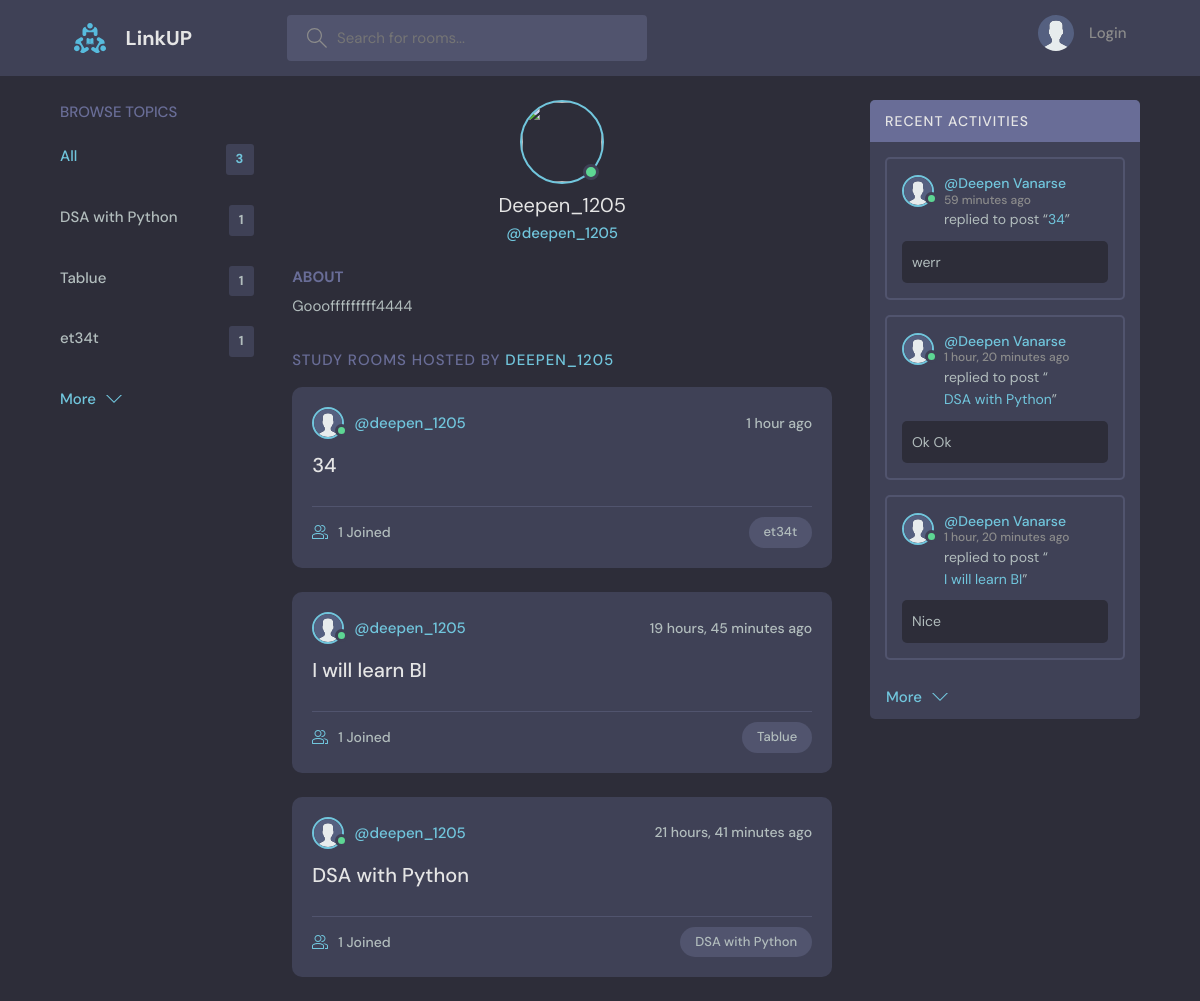
The app's page /profile/2/ with its own data.
### base/models.py (models this page shows, shortened)
class Topic(models.Model):
    name = models.CharField(max_length=200)

class User(AbstractUser):
    name = models.CharField(max_length=200, null=True)
    email = models.EmailField(unique=True, null=True)
    bio = models.TextField(null=True)
    avatar = models.ImageField(null=True, default="avatar.svg")
    USERNAME_FIELD = 'email'  # Use email as the username
    REQUIRED_FIELDS = []  # Remove 'username' from the required fields
    objects = CustomUserManager()  # Set the custom manager here

class Room(models.Model):
    host = models.ForeignKey(User, on_delete=models.SET_NULL, null=True)
    topic = models.ForeignKey(Topic, on_delete= models.SET_NULL, null=True)
    name = models.CharField(max_length=200)
    description = models.TextField(null=True, blank=True)
    participants = models.ManyToManyField(User, related_name='participants', blank=True)
    updated = models.DateTimeField(auto_now=True)
    created = models.DateTimeField(auto_now_add=True)
    class Meta:
        ordering = ['-updated', '-created']
    def __str__(self):
        return self.name

class Message(models.Model):
    user = models.ForeignKey(User, on_delete=models.CASCADE)
    room = models.ForeignKey(Room, on_delete=models.CASCADE)
    body = models.TextField()
    updated = models.DateTimeField(auto_now=True)
    created = models.DateTimeField(auto_now_add=True)
    class Meta:
        ordering = ['-updated', '-created']

### base/views.py (the view)
# urls.py: path('profile/<str:pk>/', views.userProfile, name="user-profile"),
def userProfile(request, pk):
    user = User.objects.get(id=pk)
    rooms = user.room_set.all()
    room_messages = user.message_set.all()
    topics = Topic.objects.all()
    context = {'user' : user, 'rooms' : rooms, 'room_messages' : room_messages, 'topics' : topics }
    return render(request, 'base/profile.html', context)

### base/templates/base/profile.html (shortened to what this page needs)
{% extends 'main.html' %}
{% block content %}
  <main class="profile-page layout layout--3">
    <div class="container">
      {% include 'base/topics_component.html' %}
      <div class="roomList">
        <div class="profile">
          <div class="profile__avatar">
            <div class="avatar avatar--large active">
              <img src="{{request.user.avatar.url}}" />
            </div>
          </div>
          <div class="profile__info">
            <h3>{{user.username|capfirst}}</h3>
            <p>@{{user.username}}</p>
          </div>
          <div class="profile__about">
            <h3>About</h3>
            <p>
              {{user.bio}}
            </p>
          </div>
        </div>
        <div class="roomList__header">
          <div>
            <h2>Study Rooms Hosted by <a href="{% url 'user-profile' user.id %}">{{user.username|lower}}</a>
            </h2>
          </div>
        </div>
        {% include 'base/feed_component.html' %}
      </div>
      {% include 'base/activity_component.html' %}
    </div>
  </main>
{% endblock content %}

### base/templates/base/topics_component.html
<div class="topics">
    <div class="topics__header">
      <h2>Browse Topics</h2>
    </div>
    <ul class="topics__list">
      <li>
        <a href="{% url 'home' %}" class="active">All <span>{{topics.count}}</span></a>
      </li>
      {% for topic in topics %}
      <li>
        <a href="{% url 'home' %}?q={{topic.name}}">{{topic.name}} <span>{{topic.room_set.all.count}}</span></a>
      </li>
      {% endfor %}
    </ul>
    <a class="btn btn--link" href="{% url 'topics' %}">
      More
      <svg version="1.1" xmlns="http://www.w3.org/2000/svg" width="32" height="32" viewBox="0 0 32 32">
        <title>chevron-down</title>
        <path d="M16 21l-13-13h-3l16 16 16-16h-3l-13 13z"></path>
      </svg>
    </a>
  </div>

### base/templates/base/feed_component.html (shortened to what this page needs)
{% for room in rooms %}
<div class="roomListRoom">
            <div class="roomListRoom__header">
              <a href="{% url 'user-profile' room.host.id %}" class="roomListRoom__author">
                <div class="avatar avatar--small">
                  <img src="{{room.host.avatar.url}}" />
                </div>
                <span>@{{room.host.username}}</span>
              </a>
              <div class="roomListRoom__actions">
                <span>{{room.created|timesince}} ago</span>
              </div>
            </div>
            <div class="roomListRoom__content">
              <a href="{% url 'room' room.id %}">{{room.name}}</a>
            </div>
            <div class="roomListRoom__meta">
              <a href="{% url 'room' room.id %}" class="roomListRoom__joined">
                {{room.participants.all.count}} Joined
              </a>
              <p class="roomListRoom__topic">{{room.topic.name}}</p>
            </div>
          </div>
{% endfor %}

### base/templates/base/activity_component.html (shortened to what this page needs)
<div class="activities">
    <div class="activities__header">
      <h2>Recent Activities</h2>
    </div>
    {% for message in room_messages %}
    <div class="activities__box">
      <div class="activities__boxHeader roomListRoom__header">
        <a href="{% url 'user-profile' message.user.id %}" class="roomListRoom__author">
          <div class="avatar avatar--small">
            <img src="{{message.user.avatar.url}}" />
          </div>
          <p>
            @{{ message.user.name }}
            <span>{{ message.created|timesince }} ago</span>
          </p>
        </a>
      </div>
      <div class="activities__boxContent">
        <p>replied to post “<a href="{% url 'room' message.room.id%}">{{message.room}}</a>”</p>
        <div class="activities__boxRoomContent">
          {{message.body}}
        </div>
      </div>
    </div>
    {% endfor %}
    <div style="padding: 10px 0; color: #71c6dd;">
      <div style="margin-left: 16px;">
        <a class="btn btn--link" href="{% url 'activity' %}" style="color: #71c6dd; text-decoration: none;">
          More
          <svg version="1.1" xmlns="http://www.w3.org/2000/svg" width="32" height="32" viewBox="0 0 32 32" style="vertical-align: middle ;">
            <title>chevron-down</title>
            <path d="M16 21l-13-13h-3l16 16 16-16h-3l-13 13z"></path>
          </svg>
        </a>
      </div>
    </div>
  </div>

### records on screen
Topic: name "DSA with Python", room_set.all.count "1"
Topic: name "Tablue", room_set.all.count "1"
Topic: name "et34t", room_set.all.count "1"
User: username "Deepen_1205", username "deepen_1205", bio "Gooofffffffff4444", username "DEEPEN_1205"
Room: host.avatar (placeholder picture), host.username "deepen_1205", created "1 hour", name "34", participants.all.count "1", topic.name "et34t"
Room: host.avatar (placeholder picture), host.username "deepen_1205", created "19 hours, 45 minutes", name "I will learn BI", participants.all.count "1", topic.name "Tablue"
Room: host.avatar (placeholder picture), host.username "deepen_1205", created "21 hours, 41 minutes", name "DSA with Python", participants.all.count "1", topic.name "DSA with Python"
Message: user.avatar (placeholder picture), user.name "Deepen Vanarse", created "59 minutes", room "34", body "werr"
Message: user.avatar (placeholder picture), user.name "Deepen Vanarse", created "1 hour, 20 minutes", room "DSA with Python", body "Ok Ok"
Message: user.avatar (placeholder picture), user.name "Deepen Vanarse", created "1 hour, 20 minutes", room "I will learn BI", body "Nice"

### other values on screen
{{ topics.count }} "3"
